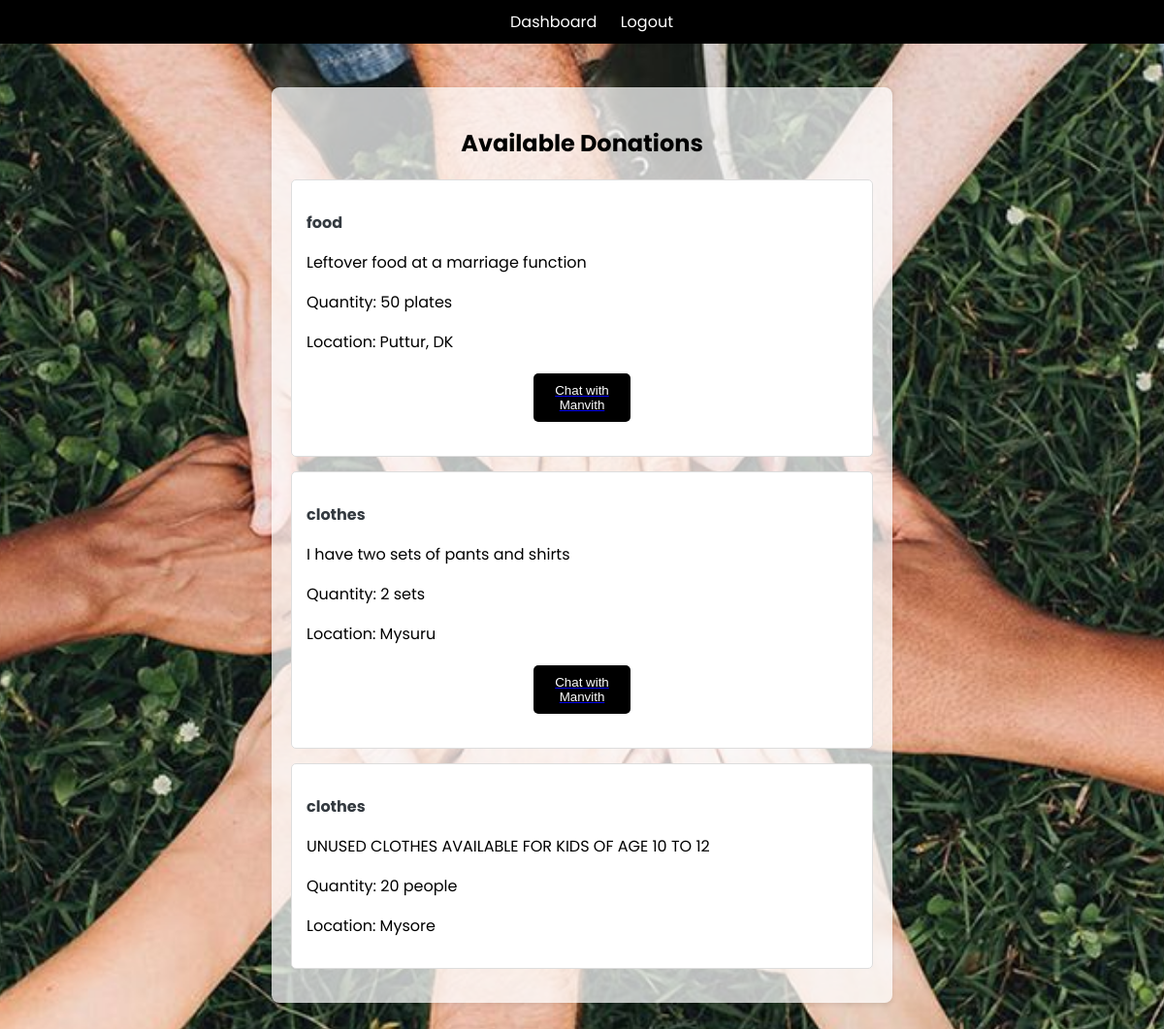
The page /dashboard/ (signed in) on the database its author committed.
### donation_app/models.py (models this page shows)
class Donation(models.Model):
    CATEGORY_CHOICES = [
        ('food', 'Food'),
        ('clothes', 'Clothes'),
    ]
    donator = models.ForeignKey(User, on_delete=models.CASCADE)
    category = models.CharField(max_length=10, choices=CATEGORY_CHOICES)
    description = models.TextField()
    quantity = models.CharField(max_length=100)
    location = models.CharField(max_length=200)
    available = models.BooleanField(default=True)
    created_at = models.DateTimeField(auto_now_add=True)

class Request(models.Model):
    donation = models.ForeignKey(Donation, on_delete=models.CASCADE)
    ngo = models.ForeignKey(User, on_delete=models.CASCADE)
    message = models.TextField(blank=True)
    requested_at = models.DateTimeField(auto_now_add=True)
    accepted = models.BooleanField(default=False)

### donation_app/views.py (the view)
# urls.py: path('dashboard/', views.dashboard, name='dashboard'),
@login_required
def dashboard(request):
    profile, created = Profile.objects.get_or_create(user=request.user)
    if request.user.is_superuser:
        donations = Donation.objects.all()
        return render(request, 'dashboard_ngo.html', {'donations': donations , 'user': request.user})
    elif profile.is_donator:
        donations = Donation.objects.filter(donator=request.user)
        return render(request, 'dashboard_donator.html', {'donations': donations})
    else:
        donations = Donation.objects.all()
        return render(request, 'dashboard_ngo.html', {'donations': donations , 'user': request.user})

### donation_app/templates/dashboard_ngo.html (shortened to what this page needs)
{% extends 'base.html' %}
{% block content %}
<h2>Available Donations</h2>
{% for donation in donations %}
    <div class="card">
        <p class="card-title">{{ donation.category }}</p>
        <p class="card-text">{{ donation.description }}</p>
        <p>Quantity: {{ donation.quantity }}</p>
        <p>Location: {{ donation.location }}</p>
        {% for req in donation.request_set.all %}
            {% if req.ngo == user and req.accepted %}
                <a href="{% url 'chat' donation.donator.id %}">
                    <button>Chat with {{ donation.donator.username }}</button>
                </a>
            {% endif %}
        {% endfor %}
    </div>
{% empty %}
    <p>No donations available at the moment.</p>
{% endfor %}
{% endblock %}

### donation_app/templates/base.html (shortened to what this page needs)
<!DOCTYPE html>
<html lang="en">
<head>
    {% load static %}
    <link rel="stylesheet" href="{% static 'style.css' %}">
</head>
<body>
    <nav>
        <a href="/dashboard">Dashboard</a>
        <a href="/logout">Logout</a>
    </nav>
    <div class="container">
        {% block content %}{% endblock %}
    </div>
</body>
</html>

### donation_app/static/style.css (style rules this page uses)
body { font-family: 'Poppins'; margin: 0; padding: 0; background-color: #f8f9fa; color: #000000; padding-top: 60px; background-image: url('/static/images/donate-bg.jpeg'); background-size: cover; background-repeat: no-repeat; background-attachment: fixed; background-position: center; min-height: 80vh; margin: 0; padding: 0; }
.container { width: 90%; max-width: 600px; margin: 90px auto; background: rgba(255, 255, 255, 0.723); padding: 20px; box-shadow: 0 2px 5px rgba(0,0,0,0.1); border-radius: 8px; }
h1, h2 { text-align: center; color: #000000; }
button, input[type="submit"] { background-color: #000000; color: white; max-width: 100px; text-decoration: none; border: none; padding: 10px 20px; margin: 20px auto; cursor: pointer; border-radius: 5px; display: block; }
.card { border: 1px solid #ddd; padding: 15px; border-radius: 5px; margin-bottom: 15px; background-color: #fff; }
.card-title { font-weight: bold; color: #343a40; }
.card-text { margin: 5px 0; }
nav { position: fixed; top: 0; width: 100%; background-color: #000000; padding: 10px; text-align: center; color: white; z-index: 1000; }
nav a { color: white; text-decoration: none; margin: 0 10px; }

### rows shown on the page
Donation: category "food", description "Leftover food at a marriage function", quantity "50 plates", location "Puttur, DK", donator.username "Manvith"
Donation: category "clothes", description "I have two sets of pants and shirts", quantity "2 sets", location "Mysuru", donator.username "Manvith"
Donation: category "clothes", description "UNUSED CLOTHES AVAILABLE FOR KIDS OF AGE 10 TO 12", quantity "20 people", location "Mysore"
